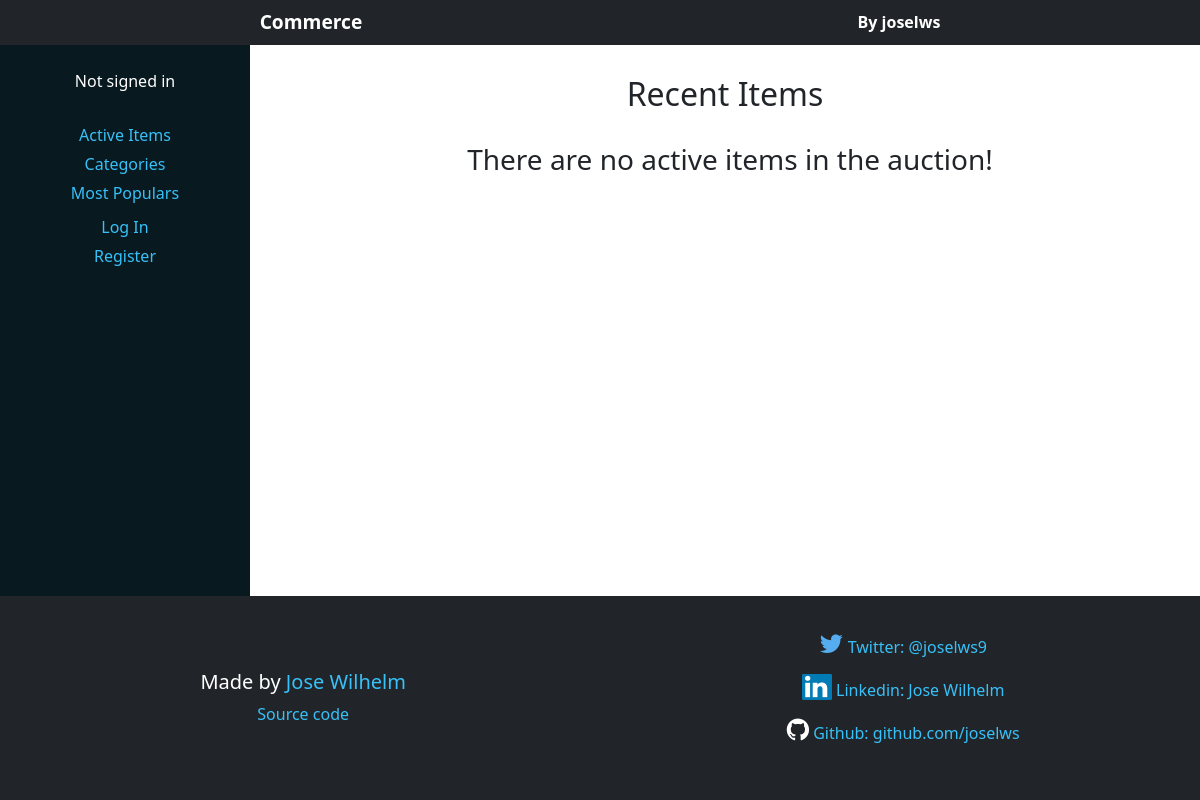
/, run on an earlier commit of the app's database.
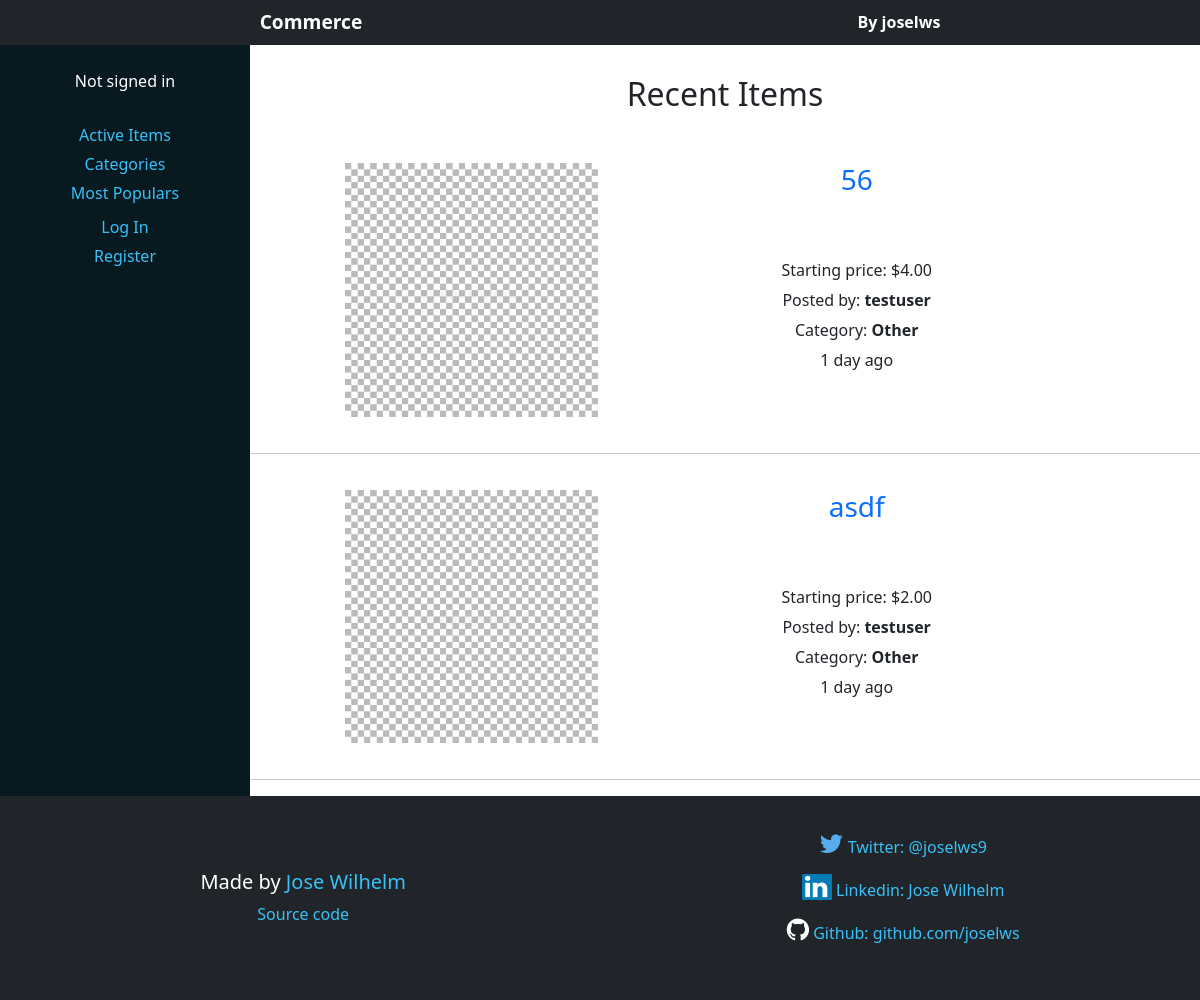
And on a later commit of the database.
### auctions/models.py (models this page shows, shortened)
class Item(models.Model):
	name = models.CharField(max_length=100)
	description = models.TextField(blank=True)
	starting_price = models.DecimalField(max_digits=10, decimal_places=2)
	category = models.ForeignKey(Category, blank=True, on_delete=models.RESTRICT)
	user = models.ForeignKey(User, on_delete=models.CASCADE)
	created_at = models.DateTimeField(auto_now_add=True)
	updated_at = models.DateTimeField(auto_now=True)
	image = models.ImageField(blank=True)
	watchlist = models.ManyToManyField(User, related_name="watchlist", blank=True)
	active = models.BooleanField(default=True)
	popularity = models.PositiveSmallIntegerField(default=0)
	@property
	def image_url(self):
		try:
			img = self.image.url
			imgpath = self.image.path
		except:
			img = ''
			imgpath = ''
		if not os.path.exists(imgpath):
			img = ''
		return img
	def elapsed_time(self, time_value=0):
		time = ''
		if time_value:
			if type(time_value) is float:
				time_created = round(datetime.now().timestamp() - time_value)
			else:
				time_created = time_value
		else:
			time_created = round(datetime.now().timestamp() - self.created_at.timestamp())
		if 0 <= time_created < 3600:
			time_created = time_created // 60
			time += str(time_created) + ' minute'
		elif 3600 < time_created < 86400:
			time_created = time_created // 3600
			time += str(time_created) + ' hour'
		elif 86400 < time_created < 2628000:
			time_created = time_created // 86400
			time += str(time_created) + ' day'
		elif 2628000 < time_created < 31536000:
			time_created = time_created // 2628000
			time += str(time_created) + ' month'
		elif time_created > 31536000:
			time_created = time_created // 31536000
			time += str(time_created) + ' year'
		if time_created != 1:
			time += 's'     # pluralize
		time += ' ago'
		return time

class User(AbstractUser):
    """Has default 'username' 'password' and 'email' attributes"""

class Category(models.Model):
	category = models.CharField(max_length=20, unique=True)
	def __str__(self):
		return self.category

### auctions/views.py (the view)
# urls.py: path("", views.index, name="index"),
def index(request):
    items = Item.objects.filter(active=True).order_by('updated_at').reverse()
    page_title = "Recent Items"
    empty = "There are no active items in the auction!"
    return render(request, "auctions/items.html", {
        'items': items,  #Show from the most recent to the oldest
        'page_title': page_title,
        'empty': empty
    })

### auctions/templates/auctions/items.html (shortened to what this page needs)
{% extends "auctions/layout.html" %}
{% block header %}{{ page_title }}{% endblock %}
{% block body %}
    <div class="all-items-wrapper">
        {% for item in items %}
            <div class="item-wrapper">
                <h3 class="item-sub-heading"><a class="item-link" href="{% url 'item' item.id %}">{{ item.name }}</a></h3>
                <div class="image-wrapper">
                    {% if item.image_url %}
                    <img class="item-image" src="{{ item.image.url }}" alt="Image of {{ item.name }}" />
                    {% else %}
                    <img class="item-image" src="../../static/auctions/empty.jpg" alt="Image of {{ item.name }}" />
                    {% endif %}
                </div>
                <div class="item-info-wrapper">
                    <p class="item-info">Starting price: ${{ item.starting_price }}</h4>
                    <p class="item-info">Posted by: <strong>{{ item.user.username }}</strong></p>
                    <p class="item-info">Category: <strong>{{ item.category }}</strong></p>
                    <p class="item-info">{{ item.elapsed_time }}</p>
                </div>
            </div>
            <hr />
        {% empty %}
            <h3 class="empty-sub-heading">{{ empty }}</h3>
        {% endfor %}
    </div>
{% endblock %}

### auctions/templates/auctions/layout.html (shortened to what this page needs)
{% load static %}
<!DOCTYPE html>
<html lang="en">
    <head>
        <link href="https://cdn.jsdelivr.net/npm/bootstrap@5.0.2/dist/css/bootstrap.min.css"
            rel="stylesheet"
        />
        <link rel="stylesheet" href="https://cdnjs.cloudflare.com/ajax/libs/font-awesome/4.7.0/css/font-awesome.min.css">
        <link type="text/css" rel="stylesheet" href="{% static 'styles.css' %}" />
    </head>
    <body>
        <nav class="navbar navbar-dark bg-dark">
            <div id="nav-content-container" class="container-fluid">
                <a class="nav-container-item nav-app-title" href="{% url 'index' %}">Commerce</a>
                <a href="https://joselws.github.io/" target="_blank" class="nav-container-item personal-link">By joselws</a>
            </div>
        </nav>
        <main id="main-container">
            <aside class="collapse" id="navbarToggleExternalContent">
                <div id="links-section" class="bg-dark p-4">
                    {% if user.is_authenticated %}
                    <p class="auth-text">Welcome <strong>{{ user.username }}</strong>!</p>
                    {% else %}
                    <p class="auth-text">Not signed in</p>
                    {% endif %}
                    <div class="nav-lists-wrapper">
                        <ul class="nav-ul">
                            <li class="list-item">
                                <a class="list-link" href="{% url 'index' %}">Active Items</a>
                            </li>
                            <li class="list-item">
                                <a class="list-link" href="{% url 'category' %}">Categories</a>
                            </li>
                            <li class="list-item">
                                <a class="list-link" href="{% url 'populars' %}">Most Populars</a>
                            </li>
                        </ul>
                        {% if user.is_authenticated %}
                        <ul class="nav-ul">
                            <li class="list-item">
                                <a class="list-link" href="{% url 'create' %}">Create item</a>
                            </li>
                            <li class="list-item">
                                <a class="list-link" href="{% url 'my_items' %}">My items</a>
                            </li>
                            <li class="list-item">
                                <a class="list-link" href="{% url 'watchlist' %}">Watchlist</a>
                            </li>
                            <li class="list-item">
                                <a class="list-link" href="{% url 'logout' %}">Log Out</a>
                            </li>
                        </ul>
                        {% else %}
                        <ul class="nav-ul">
                            <li class="list-item">
                                <a class="list-link" href="{% url 'login' %}">Log In</a>
                            </li>
                            <li class="list-item">
                                <a class="list-link" href="{% url 'register' %}">Register</a>
                            </li>
                        </ul>
                        {% endif %}
                    </div>
                </div>
            </aside>
            <section id="page-section-wrapper">
                <header class="page-header">
                    <h2 class="page-title">{% block header %}{% endblock %}</h2>
                </header>
                {% block body %}
                {% endblock %}
            </section>
        </main>
        <footer class="footer-wrapper bg-dark">
            <div class="footer-info-wrapper">
                <h5 class="footer-info">Made by <a class="footer-link" href="https://joselws.github.io/" target="_blank" ">Jose Wilhelm</a></h5>
                <a class="footer-info footer-link" target="_blank" href="https://github.com/joselws/commerce">Source code</a>
            </div>
            <div class="social-links-wrapper">
                <p class="social-links"><a class="footer-link" target="_blank" href="https://twitter.com/joselws9"><span class="fa fa-twitter"></span> Twitter: @joselws9</a></p>
                <p class="social-links"><a class="footer-link" target="_blank" href="https://www.linkedin.com/in/jose-wilhelm-19a5b9220/"><span class="fa fa-linkedin"></span> Linkedin: Jose Wilhelm</a></p>
                <p class="social-links"><a class="footer-link" target="_blank" href="https://github.com/joselws"><span class="fa fa-github"></span> Github: github.com/joselws</a></p>
            </div>
        </footer>
    </body>
</html>

### auctions/static/auctions/styles.css (style rules this page uses)
body { min-height: 100vh; display: flex; flex-direction: column; }
a { text-decoration: none; }
#nav-content-container { display: flex; align-items: center; justify-content: space-around; }
.nav-app-title { color: #fff; margin: 0; padding: 0; font-size: 1.2rem; font-weight: bold; }
.personal-link { margin: 0px; padding: 0px; font-weight: bold; text-decoration: none; color: #fff; }
.auth-text { text-align: center; color: #fff; margin-bottom: 25px; padding: 0; }
.nav-lists-wrapper { display: flex; align-content: center; justify-content: space-around; }
.nav-ul { list-style-type: none; margin: 0; padding: 0; }
.list-item { margin: 5px 0; }
.list-link { color: #37c1f8; }
#main-container { flex: 1; }
.page-header { margin: 30px 0px; text-align: center; font-weight: bold; }
.all-items-wrapper { display: flex; flex-direction: column; width: 94vw; margin: 0 auto; }
.footer-wrapper { display: flex; flex-direction: column; align-items: center; justify-content: center; }
.footer-info-wrapper { display: flex; flex-direction: column; align-items: center; justify-content: center; padding: 20px; }
.footer-info { color: #fff; text-align: center; text-decoration: none; }
.footer-link { color: #37c1f8; }
.social-links-wrapper { padding-bottom: 20px; }
.social-links { display: flex; align-items: center; justify-content: center; margin: 5px 0px; }
.fa { font-size: 26px; }
.fa-twitter { color: #55ACEE; }
.fa-linkedin { width: 30px; border-radius: 5%; background: #007bb5; color: #fff; padding-left: 3px; }
.fa-github { color: #fff; }
.item-wrapper { display: flex; flex-direction: column; align-content: center; justify-content: center; width: 80%; margin: 20px auto; }
.image-wrapper { display: flex; justify-content: center; align-content: center; }
.item-image { max-width: 50%; height: auto; object-fit: cover; }
.item-info-wrapper { display: flex; flex-direction: column; align-content: flex-start; justify-content: center; }
.item-info { margin-top: 3px; margin-bottom: 3px; margin-left: 10px; text-align: center; }
.item-sub-heading, .empty-sub-heading { margin-left: 10px; text-align: center; }
@media (min-width: 600px) { #main-container { max-width: 100vw; display: flex; flex-wrap: wrap; } }
@media (min-width: 600px) { .collapse { display: block !important; max-width: 250px; flex: 1; } }
@media (min-width: 600px) { #page-section-wrapper { flex: 3; } }
@media (min-width: 600px) { #links-section { height: 100%; background-color: #081920 !important; } }
@media (min-width: 600px) { .all-items-wrapper { width: 100%; } }
@media (min-width: 600px) { .nav-lists-wrapper { flex-direction: column; } }
@media (min-width: 600px) { .list-item { text-align: center; } }
@media (min-width: 600px) { .footer-wrapper { flex-direction: row; justify-content: space-around; padding: 20px 0px; } }
@media (min-width: 600px) { .social-links { margin: 15px 0px; } }
@media (min-width: 600px) { .item-wrapper { display: grid; grid-template-columns: 1fr 2fr; grid-template-rows: 1fr 4fr; grid-template-areas: "image heading" "image item-info" ; } }
@media (min-width: 600px) { .item-sub-heading { grid-area: heading; } }
@media (min-width: 600px) { .image-wrapper { grid-area: image; } }
@media (min-width: 600px) { .item-info-wrapper { grid-area: item-info; } }
@media (min-width: 600px) { .item-image { max-width: 100%; } }

What changed in the data, as far as the page shows it:
added Item: name "56", starting_price "4.00", user.username "testuser", category "Other", elapsed_time "1 day ago"
added Item: name "asdf", starting_price "2.00", user.username "testuser", category "Other", elapsed_time "1 day ago"
Also different on the page:
{{ empty }}: "There are no active items in the auction!" → (not shown)
